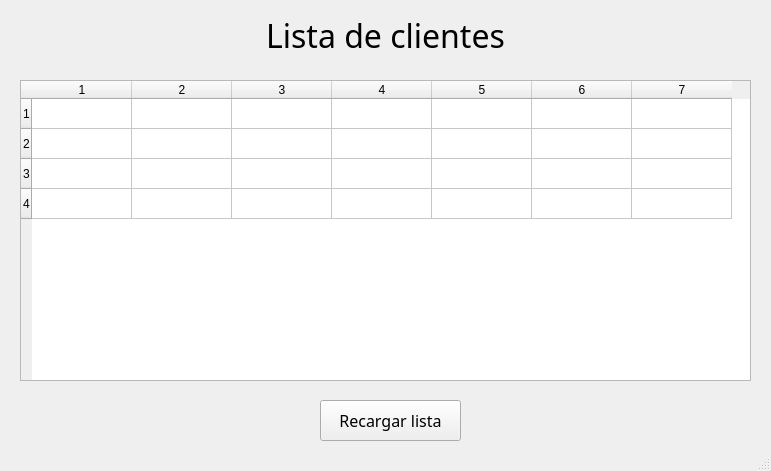
<?xml version="1.0" encoding="UTF-8"?>
<ui version="4.0">
 <class>GUI_List_Clients</class>
 <widget class="QMainWindow" name="GUI_List_Clients">
  <property name="geometry">
   <rect>
    <x>0</x>
    <y>0</y>
    <width>771</width>
    <height>471</height>
   </rect>
  </property>
  <property name="sizePolicy">
   <sizepolicy hsizetype="Fixed" vsizetype="Fixed">
    <horstretch>0</horstretch>
    <verstretch>0</verstretch>
   </sizepolicy>
  </property>
  <property name="windowTitle">
   <string>Listar todos los clientes</string>
  </property>
  <widget class="QWidget" name="centralwidget">
   <widget class="QLabel" name="label_title">
    <property name="geometry">
     <rect>
      <x>20</x>
      <y>10</y>
      <width>731</width>
      <height>51</height>
     </rect>
    </property>
    <property name="font">
     <font>
      <family>Lucida Handwriting</family>
      <pointsize>24</pointsize>
     </font>
    </property>
    <property name="contextMenuPolicy">
     <enum>Qt::NoContextMenu</enum>
    </property>
    <property name="layoutDirection">
     <enum>Qt::LeftToRight</enum>
    </property>
    <property name="text">
     <string>Lista de clientes</string>
    </property>
    <property name="alignment">
     <set>Qt::AlignCenter</set>
    </property>
   </widget>
   <widget class="QPushButton" name="btn_refresh">
    <property name="geometry">
     <rect>
      <x>320</x>
      <y>400</y>
      <width>141</width>
      <height>41</height>
     </rect>
    </property>
    <property name="font">
     <font>
      <family>Lucida Calligraphy</family>
      <pointsize>12</pointsize>
     </font>
    </property>
    <property name="text">
     <string>Recargar lista</string>
    </property>
   </widget>
   <widget class="QTableWidget" name="tableWidget">
    <property name="geometry">
     <rect>
      <x>20</x>
      <y>80</y>
      <width>731</width>
      <height>301</height>
     </rect>
    </property>
    <property name="rowCount">
     <number>4</number>
    </property>
    <property name="columnCount">
     <number>7</number>
    </property>
    <row/>
    <row/>
    <row/>
    <row/>
    <column/>
    <column/>
    <column/>
    <column/>
    <column/>
    <column/>
    <column/>
   </widget>
  </widget>
  <widget class="QStatusBar" name="statusbar"/>
 </widget>
 <resources/>
 <connections/>
</ui>
